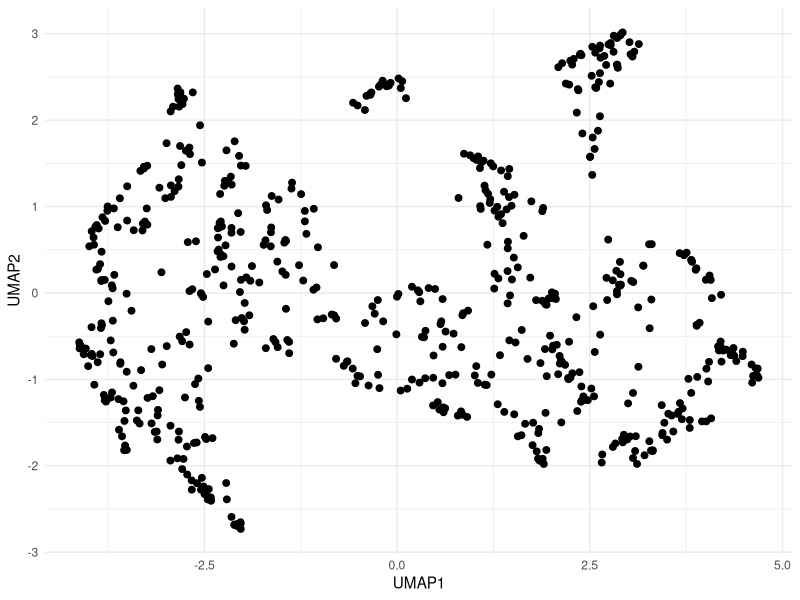
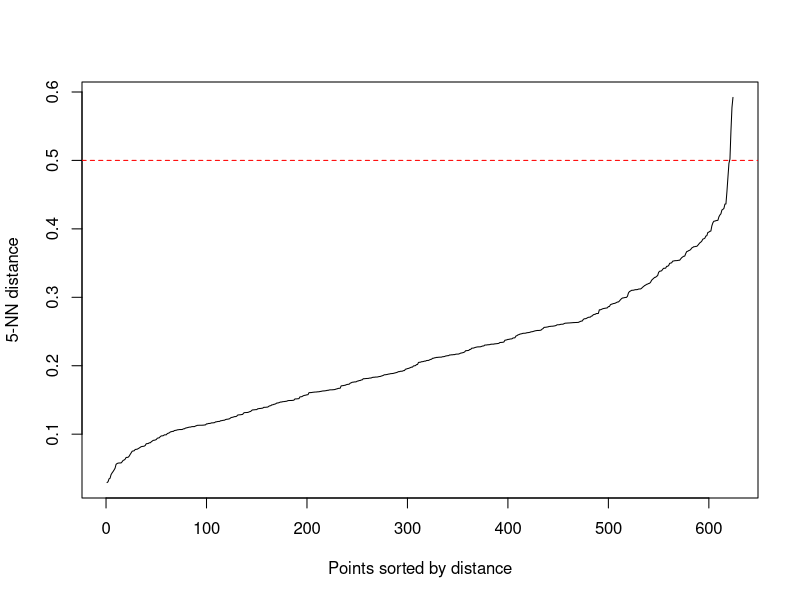
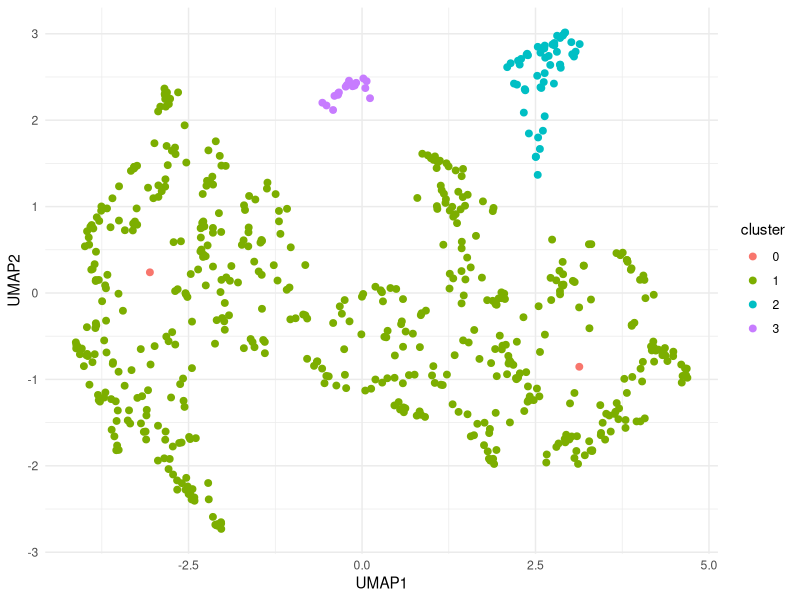

Reproduce these figures in R, in order.
## ---- chunk 1
library(readxl)
library(dplyr)
library(tidyr)
library(ggplot2)
library(uwot)
library(dbscan)
setwd("~/Desktop/Szade_Lab/aktualne")
## ---- chunk 2
cyto_cols_RSM <- c(
  "Live_dead_Ly6C_subset",
  "cKit_neg",
  "eosinofils",
  "low6c_mono",
  "monocytes_1",
  "FcR_hi",
  "FcR_low",
  "FcR_neg",
  "neutrophils",
  "non_mielo",
  "CD16_32hi_CD71low",
  "CD16_32hi_CD71neg",
  "CD16_32low_CD71low",
  "CD16_32low_CD71neg",
  "CD16_32neg_CD71hi",
  "CD16_32neg_CD71neg",
  "CD16_32neg_CD71pos",
  "CD16_32pos_CD71hi",
  "non_mielo_wide",
  "Q1..CD150....CD105.",
  "CD71high_Ter119neg",
  "CD71pos_Ter119low",
  "CD71pos_Ter119neg",
  "Q2..CD150....CD105.",
  "Q3..CD150....CD105.",
  "Q4..CD150....CD105.",
  "Ter119pos_CD16_32neg",
  "cKit_pos",
  "CD150pos_CD16_32neg",
  "GMP_1",
  "GMP_2",
  "non_GMP",
  "CMP_1",
  "trombo",
  "FSC.A_medium_SSC.A_high",
  "FSC_low.SSC_low",
  "FSChigh_SSChigh",
  "FSClow_SSC_high",
  "SSC_low_FSC_high"
)

# wczytanie danych
df <- read_excel("RSM_summary.xlsx")

# OBIEKT R z samą cytometrią
df_cyto <- df %>%
  select(all_of(cyto_cols_RSM))

# normalizacja % of live dla wszystkich
library(dplyr)
denom <- "Live_dead_Ly6C_subset"
gate_cols <- setdiff(colnames(df_cyto), denom)

df_cyto_pct_live <- df_cyto %>%
  mutate(
    across(
      all_of(gate_cols),
      ~ ifelse(.data[[denom]] == 0 | is.na(.data[[denom]]), NA_real_, (.x / .data[[denom]]) * 100),
      .names = "{.col}_pct_live"
    )
  )

# normalizacja % of live dla zgatowanych populacji
gated_populations_RSM <- c(
  "cKit_neg",
  "eosinofils",
  "low6c_mono",
  "monocytes_1",
  "FcR_hi",
  "FcR_low",
  "FcR_neg",
  "neutrophils",
  "non_mielo",
  "CD16_32hi_CD71low",
  "CD16_32hi_CD71neg",
  "CD16_32low_CD71low",
  "CD16_32low_CD71neg",
  "CD16_32neg_CD71hi",
  "CD16_32neg_CD71neg",
  "CD16_32neg_CD71pos",
  "CD16_32pos_CD71hi",
  "non_mielo_wide",
  "Q1..CD150....CD105.",
  "CD71high_Ter119neg",
  "CD71pos_Ter119low",
  "CD71pos_Ter119neg",
  "Q2..CD150....CD105.",
  "Q3..CD150....CD105.",
  "Q4..CD150....CD105.",
  "Ter119pos_CD16_32neg",
  "cKit_pos",
  "CD150pos_CD16_32neg",
  "GMP_1",
  "GMP_2",
  "non_GMP",
  "CMP_1",
  "trombo",
  "FSC.A_medium_SSC.A_high",
  "FSC_low.SSC_low",
  "FSChigh_SSChigh",
  "FSClow_SSC_high",
  "SSC_low_FSC_high"
)

denom <- "Live_dead_Ly6C_subset"
df_gated_pct_live <- df_cyto %>%
  mutate(
    across(
      all_of(gated_populations_RSM),
      ~ ifelse(
        .data[[denom]] == 0 | is.na(.data[[denom]]),
        NA_real_,
        (.x / .data[[denom]]) * 100
      ),
      .names = "{.col}_pct_live"
    )
  ) %>%
  select(ends_with("_pct_live"))
## ---- chunk 3
set.seed(123)

# 1. NA -> 0
pca_mat <- df_gated_pct_live %>%
  mutate(across(everything(), ~ replace_na(.x, 0))) %>%
  as.matrix()

# 2. PCA bez log-transform
pca_res <- prcomp(
  pca_mat,
  center = TRUE,
  scale. = TRUE
)
## ---- chunk 4
# procent wariancji wyjaśnionej przez każdy PC
var_explained <- (pca_res$sdev^2) / sum(pca_res$sdev^2)

# w procentach
var_explained_percent <- var_explained * 100

var_explained_percent
## ---- chunk 5
# 3. bierzemy pierwsze 12 PC
pca_data <- pca_res$x[, 1:12, drop = FALSE]
## ---- chunk 6
library(uwot)
# UMAP
umap_res <- uwot::umap(pca_data)

# do ramki danych
umap_df <- data.frame(
  UMAP1 = umap_res[,1],
  UMAP2 = umap_res[,2]
)

head(umap_df)
library(ggplot2)

ggplot(umap_df, aes(x = UMAP1, y = UMAP2)) +
  geom_point(size = 2) +
  theme_minimal()
## ---- chunk 7
library(dbscan)

kNNdistplot(umap_res, k = 5)
abline(h = 0.5, col = "red", lty = 2)
## ---- chunk 8
library(dbscan)

db <- dbscan(umap_res, eps = 0.4, minPts = 5) # wybrane z wykresu elbow powyżej!!!

umap_df$cluster <- as.factor(db$cluster)

ggplot(umap_df, aes(x = UMAP1, y = UMAP2, color = cluster)) +
  geom_point(size = 2) +
  theme_minimal()
